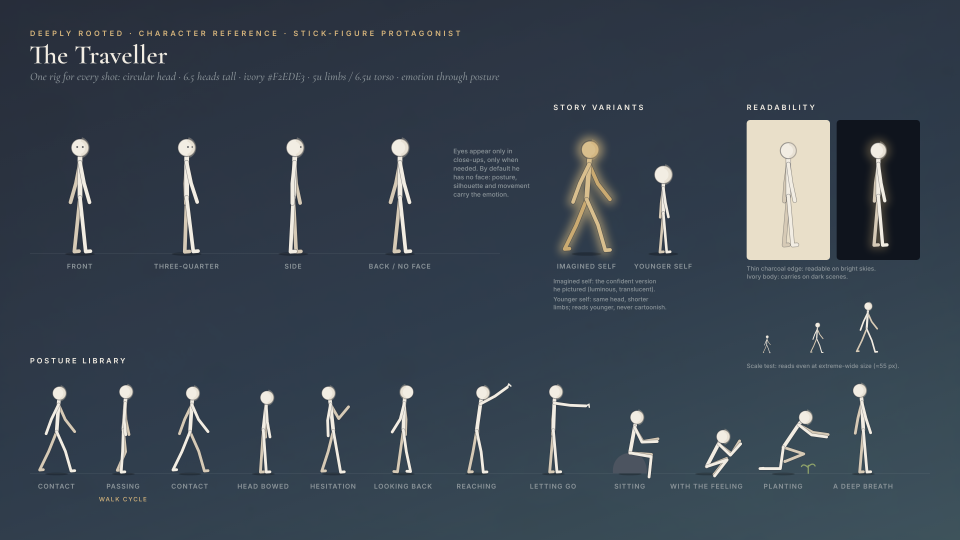
#> input picture deeply-rooted/docs/stickman/stickman_reference_sheet.png, 2880 x 1620 px (shown at 1/3 size)
$ python -i paint_pass.py   (imports and definitions only)   (older library calls are emulated)
#> lines starting #> are read from the running program, lines starting #| are printed output that depends on the picture
#> further down, picture is the input picture: shape (1620, 2880, 3); mean B, G, R 81.4, 69.3, 58.1
"""Deeply Rooted — painterly finishing pass (non-photorealistic post-processing).

Turns the clean programmatic render into brushwork, frame by frame:
  1. Soft generalised Kuwahara filter (edge-preserving, oil/gouache brush patches), two scales
  2. Pigment pooling: gentle darkening along edges, like paint gathering at a stroke's border
  3. Canvas tooth: a fine woven-canvas / paper texture
  4. Halation / bloom on highlights (warm)
  5. Film grain (after painting, so grain never gets smeared)

It is deterministic per pixel (no random strokes), so it is temporally stable on moving footage.

  python3 scripts/paint_pass.py IN.mp4 OUT.mp4 [--workers 4]
  python3 scripts/paint_pass.py --still IN.png OUT.png
"""
from __future__ import annotations

import argparse
import os
import subprocess
import sys
from concurrent.futures import ProcessPoolExecutor

import cv2
import numpy as np

W, H = 1920, 1080
HERE = os.path.dirname(os.path.abspath(__file__))
TEX = os.path.join(HERE, "..", "public", "textures")

PARAMS = dict(
    radius_fine=4,
    radius_broad=8,
    broad_mix=0.45,
    q=6.0,
    edge_dark=0.16,
    canvas=0.055,
    bloom=0.22,
    bloom_threshold=0.70,
    grain=0.032,
)
# --light: for already-painted plates (Pilot 01) — unifies plate, character and light without repainting them
PARAMS_LIGHT = dict(
    radius_fine=2,
    radius_broad=4,
    broad_mix=0.3,
    q=6.0,
    edge_dark=0.07,
    canvas=0.024,
    bloom=0.2,
    bloom_threshold=0.72,
    grain=0.022,
    broad_half=True,
)
ACTIVE = PARAMS
EXTEND_BELOW = 0  # vertical master: rows from here down are filled with a soft reflection of the picture above


def _half_kernels(r: int):
    x = np.arange(-r, r + 1, dtype=np.float32)
    g = np.exp(-(x**2) / (2 * (r * 0.55) ** 2)).astype(np.float32)
    lo = g * (x <= 0)
    hi = g * (x >= 0)
    return lo / lo.sum(), hi / hi.sum()


def kuwahara(img: np.ndarray, r: int, q: float) -> np.ndarray:
    """Soft generalised Kuwahara with 4 overlapping Gaussian-weighted quadrants (separable)."""
#> called with r = 4, q = 6
    lo, hi = _half_kernels(r)
    img2 = img * img
    num = np.zeros_like(img)
    den = np.zeros(img.shape[:2], np.float32)
    for kx in (lo, hi):
        for ky in (lo, hi):
            m = cv2.sepFilter2D(img, -1, kx, ky, borderType=cv2.BORDER_REFLECT)
            m2 = cv2.sepFilter2D(img2, -1, kx, ky, borderType=cv2.BORDER_REFLECT)
            var = np.maximum(m2 - m * m, 0).sum(axis=2)
            w = 1.0 / (1e-5 + var) ** (q / 2)
            w = w.astype(np.float32)
            num += m * w[..., None]
            den += w
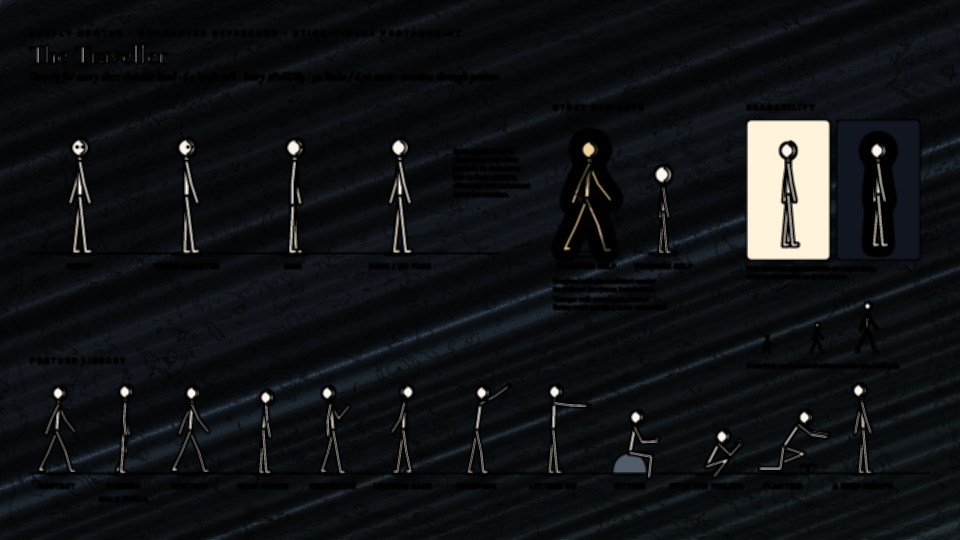
#> num: shape (1620, 2880, 3) float32 (shown at 1/3 size); mean B, G, R 3.15e+14, 2.82e+14, 2.48e+14; drawn with min black and max white
    return num / den[..., None]


_canvas = None


def canvas_texture() -> np.ndarray:
    global _canvas
    if _canvas is None:
        rng = np.random.default_rng(5)
        # woven canvas: fine orthogonal threads + paper fibres from the brush texture
        y, x = np.mgrid[0:H, 0:W].astype(np.float32)
        weave = 0.5 + 0.25 * np.sin(x * 2 * np.pi / 3.1) * np.sin(y * 2 * np.pi / 3.3)
        weave = cv2.GaussianBlur(weave, (0, 0), 0.6)
        brush = cv2.imread(os.path.join(TEX, "brush.png"), cv2.IMREAD_GRAYSCALE)
        brush = cv2.resize(brush, (W, H)).astype(np.float32) / 255
        fib = rng.normal(0.5, 0.15, (H // 2, W // 2)).astype(np.float32)
        fib = cv2.resize(cv2.GaussianBlur(fib, (0, 0), 0.8), (W, H))
        t = 0.45 * weave + 0.35 * brush + 0.2 * fib
        _canvas = (t - t.mean()).astype(np.float32)
    return _canvas


# [17 lines left out: function extend_below, not called in this run]


def paint(frame_bgr: np.ndarray, idx: int = 0, p: dict = PARAMS) -> np.ndarray:
    if EXTEND_BELOW:
        frame_bgr = extend_below(frame_bgr, EXTEND_BELOW)
    img = frame_bgr.astype(np.float32) / 255.0
    fine = kuwahara(img, p["radius_fine"], p["q"])
    if p.get("broad_half"):
        # the broad (low-frequency) strokes computed at half resolution: same look, ~3x cheaper
        h0, w0 = img.shape[:2]
        small = cv2.resize(img, (w0 // 2, h0 // 2), interpolation=cv2.INTER_AREA)
        broad = cv2.resize(kuwahara(small, max(1, p["radius_broad"] // 2), p["q"]), (w0, h0), interpolation=cv2.INTER_LINEAR)
    else:
        broad = kuwahara(img, p["radius_broad"], p["q"])
#> call 2 of kuwahara, with r = 8, q = 6
#> in kuwahara (call 2), `lo, hi = _half_kernels(r)`: lo = 17 values, max 0.175 at index 8, min 0 at index 9, mean 0.0588; hi = 17 values, max 0.175 at index 8, min 0 at index 0, mean 0.0588
#> the loop in kuwahara (call 2), `for kx in (lo, hi):` made 2 passes
#> after the loop in kuwahara (call 2), `for kx in (lo, hi):`:
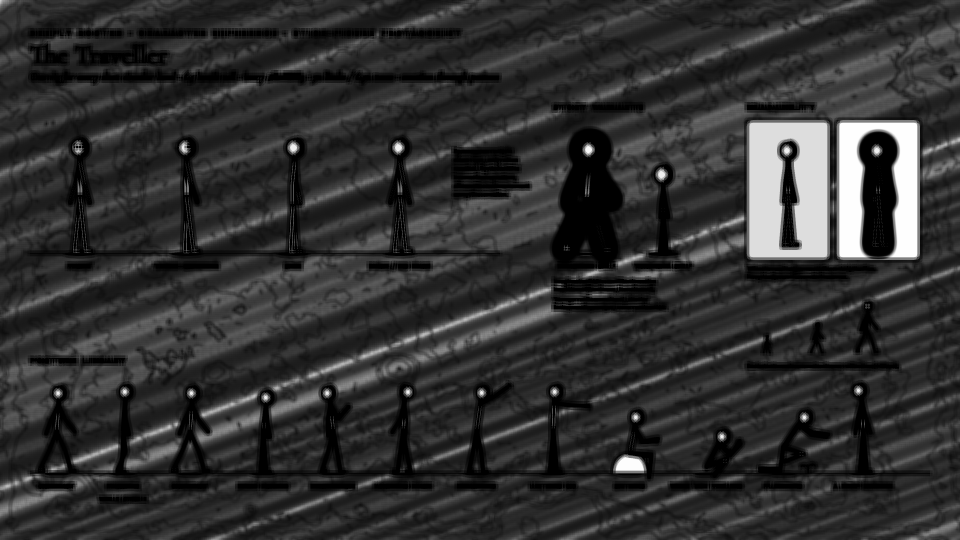
#> den: shape (1620, 2880) float32 (shown at 1/3 size); min 93.93, max 4e+15, mean 7.77e+14; drawn with min black and max white
#> after the loop in kuwahara (call 2), `for kx in (lo, hi):`:
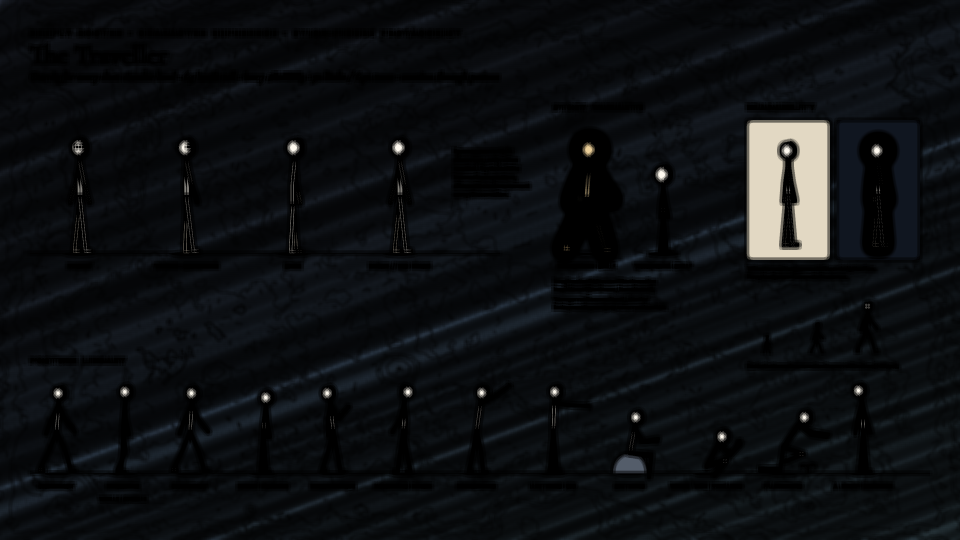
#> num: shape (1620, 2880, 3) float32 (shown at 1/3 size); mean B, G, R 2.56e+14, 2.24e+14, 1.93e+14; drawn with min black and max white
    # broad strokes in flat areas, fine strokes where detail lives (faces, hands, edges)
    lum = cv2.cvtColor(img, cv2.COLOR_BGR2GRAY)
    detail = cv2.GaussianBlur(np.abs(cv2.Laplacian(lum, cv2.CV_32F, ksize=3)), (0, 0), 3)
    keep_fine = np.clip(detail * 18, 0, 1)[..., None]
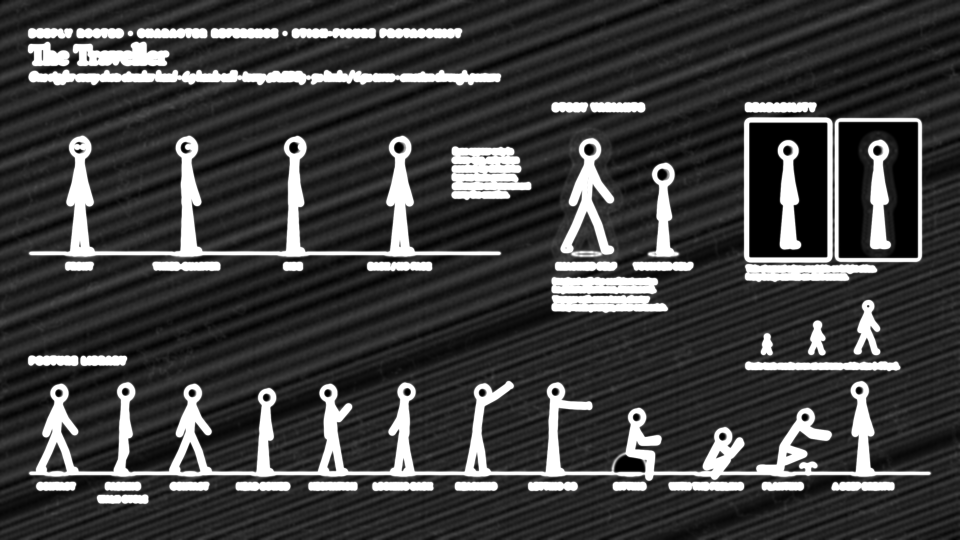
#> keep_fine: shape (1620, 2880, 1) float32 (shown at 1/3 size); min 0, max 1, mean 0.252
    out = fine * keep_fine + (fine * (1 - p["broad_mix"]) + broad * p["broad_mix"]) * (1 - keep_fine)

    # pigment pooling along edges (difference of Gaussians on luminance)
    l2 = cv2.cvtColor(out, cv2.COLOR_BGR2GRAY)
    dog = cv2.GaussianBlur(l2, (0, 0), 1.2) - cv2.GaussianBlur(l2, (0, 0), 3.2)
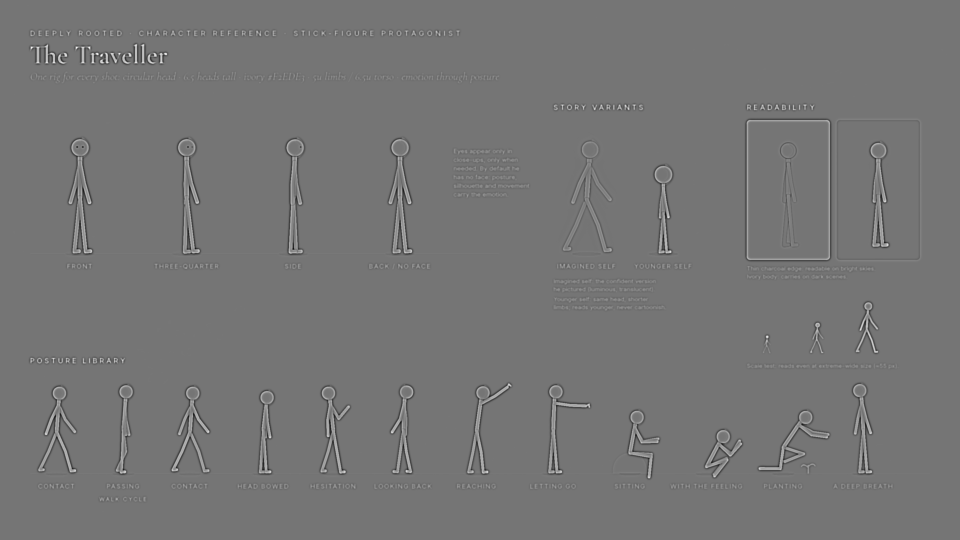
#> dog: shape (1620, 2880) float32 (shown at 1/3 size); min -0.299, max 0.348, mean -3.37e-08; drawn with min black and max white
    pool = np.clip(-dog * 9, 0, 1)
    out = out * (1 - p["edge_dark"] * pool[..., None])

    # canvas tooth
    out = out * (1 + p["canvas"] * canvas_texture()[..., None] * 2)
#> in canvas_texture, `y, x = np.mgrid[0:H, 0:W].astype(np.float32)`:
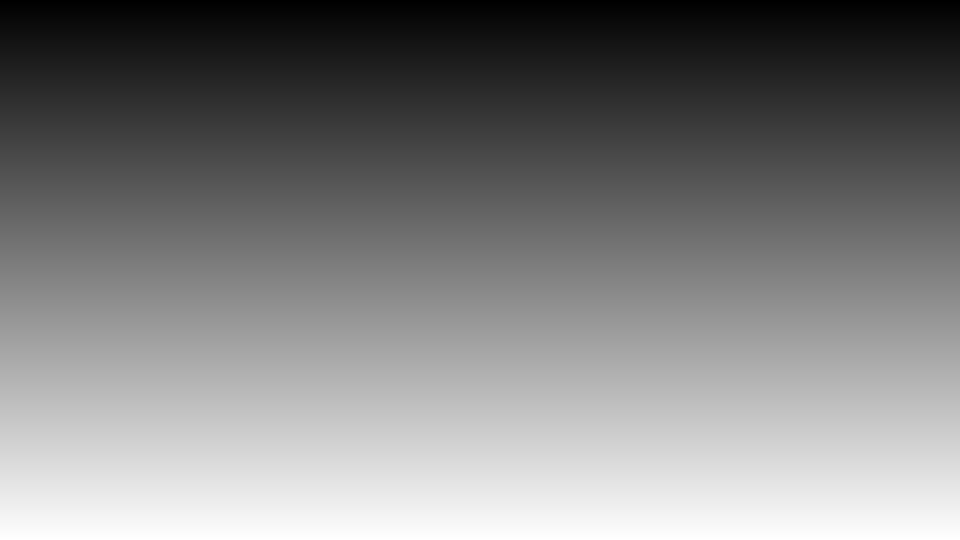
#> y: shape (1080, 1920) float32 (shown at 1/2 size); min 0, max 1079, mean 539.5; drawn with min black and max white
#> in canvas_texture, `y, x = np.mgrid[0:H, 0:W].astype(np.float32)`:
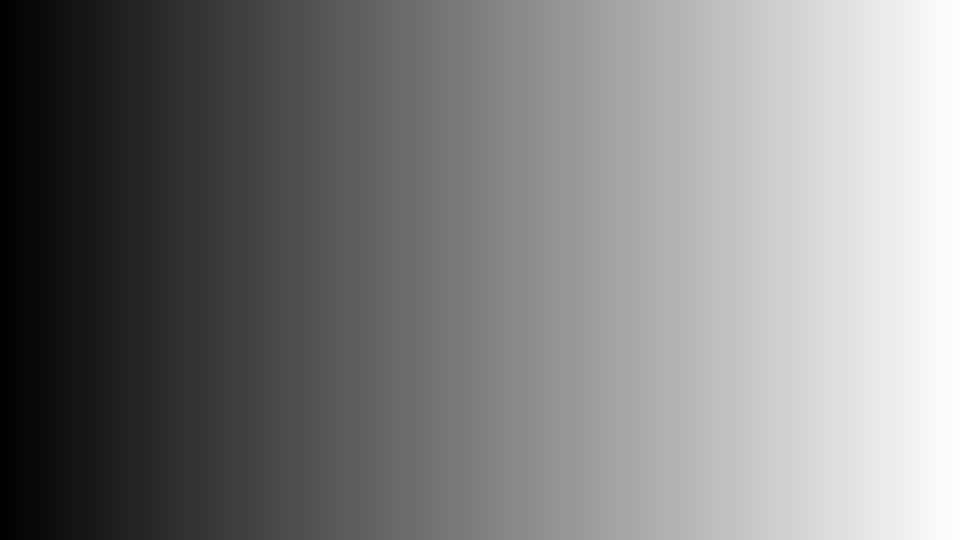
#> x: shape (1080, 1920) float32 (shown at 1/2 size); min 0, max 1919, mean 959.5; drawn with min black and max white

    # halation on highlights (warm)
    l3 = cv2.cvtColor(out, cv2.COLOR_BGR2GRAY)
    hi = np.clip((l3 - p["bloom_threshold"]) / (1 - p["bloom_threshold"]), 0, 1)
    small = cv2.resize(hi, (W // 4, H // 4), interpolation=cv2.INTER_AREA)
    small = cv2.GaussianBlur(small, (0, 0), 9)
    glow = cv2.resize(small, (W, H), interpolation=cv2.INTER_LINEAR)[..., None] * np.array([0.78, 0.9, 1.0], np.float32)
    out = 1 - (1 - out) * (1 - p["bloom"] * glow)

    # film grain (temporal)
    rng = np.random.default_rng(1000 + idx)
    g = rng.normal(0, 1, (H // 2, W // 2)).astype(np.float32)
    g = cv2.resize(cv2.GaussianBlur(g, (0, 0), 0.7), (W, H), interpolation=cv2.INTER_LINEAR)
    mid = 1 - np.abs(cv2.cvtColor(out, cv2.COLOR_BGR2GRAY) - 0.5) * 1.2
    out = out + g[..., None] * p["grain"] * mid[..., None]
    return np.clip(out * 255 + 0.5, 0, 255).astype(np.uint8)


# [38 lines left out: functions _work, run_video, not called in this run]


# [20 lines not run here, left out]

>>> import cv2
>>> picture = cv2.imread('../docs/stickman/stickman_reference_sheet.png')
#> (the run stopped early here; a loop or call above may not have finished)
